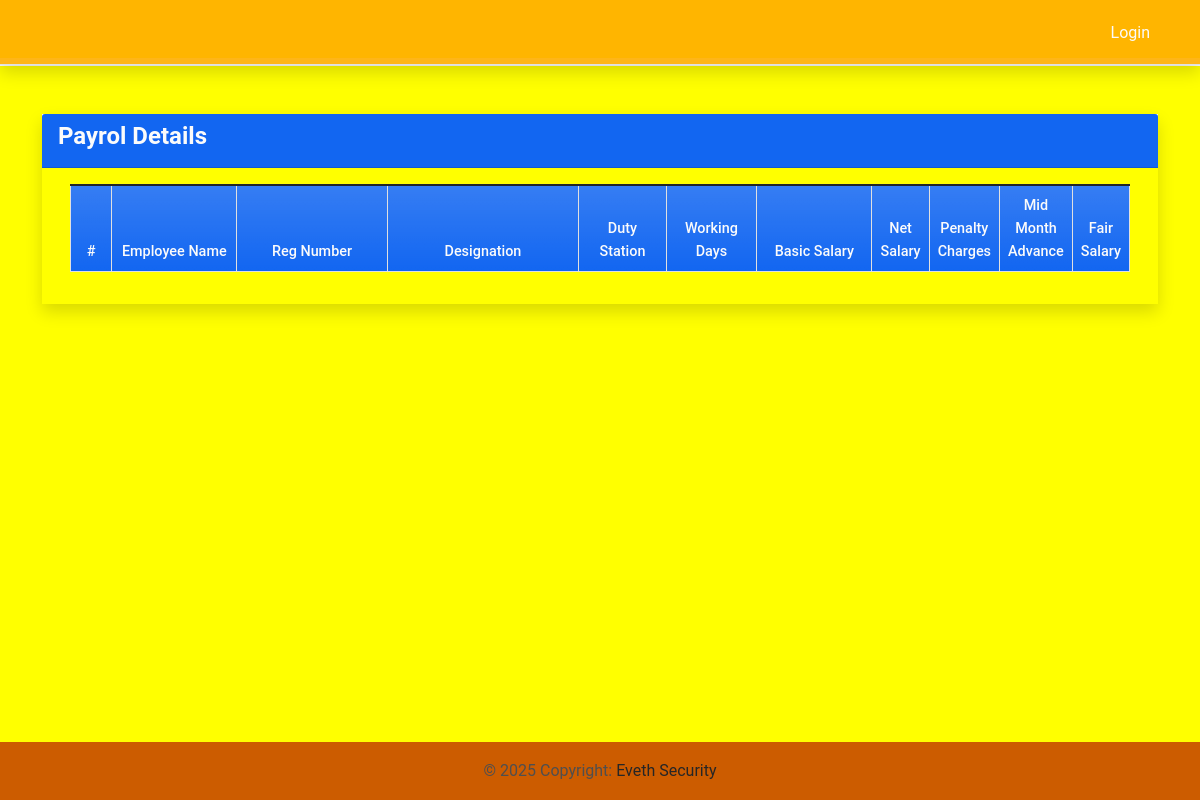
Before: /payroll-list/ with the older database file.
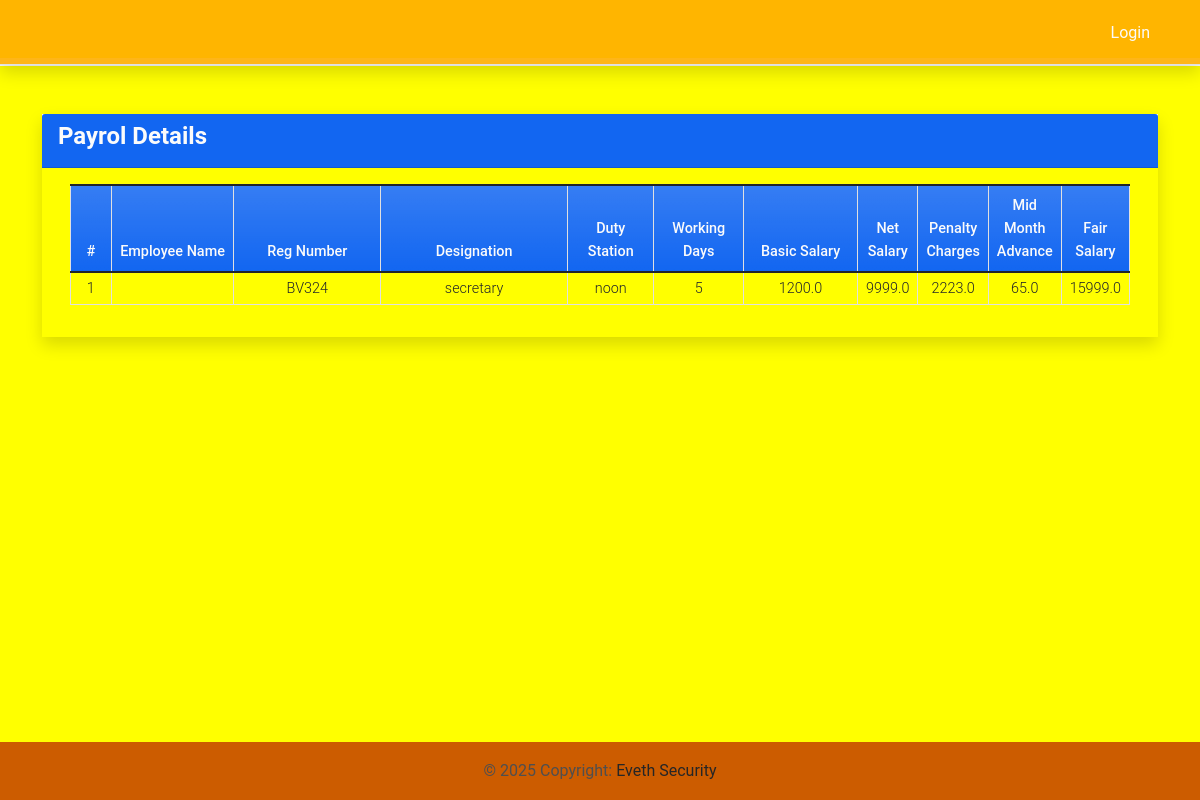
After: the same page with the newer database file.
### imsApp/models.py (models this page shows, shortened)
class Payroll(models.Model):
    employee = models.CharField(max_length=255)
    reg_no = models.CharField(max_length=50, unique=True)  # Namba ya Usajili
    designation = models.CharField(max_length=255)  # Cheo
    duty_station = models.CharField(max_length=255)  # Kituo cha Kazi
    working_days = models.IntegerField(default=0)  # Siku za Kazi
    fair_salary = models.FloatField(default=0)  # Malipo ya Haki
    basic_salary = models.FloatField(default=0)  # Mshahara wa Msingi
    penalty_charges = models.FloatField(default=0)  # Makato ya Adhabu
    mid_month_advance = models.FloatField(default=0)  # Mkopo wa Mwezi
    net_salary = models.FloatField(default=0)  # Mshahara Halisi
    bank_account = models.CharField(max_length=100, blank=True, null=True)  # Akaunti ya Benki
    bank_branch = models.CharField(max_length=100, blank=True, null=True)  # Tawi la Benki
    date_created = models.DateTimeField(default=timezone.now)  # Tarehe ya Kuongezwa

### imsApp/views.py (the view)
# urls.py: path("payroll-list/", payroll_list, name="payroll_list"),
def payroll_list(request):
    payrolls = Payroll.objects.all()
    return render(request, "payroll_list.html", {"payrolls": payrolls})

### imsApp/templates/payroll_list.html (shortened to what this page needs)
{% extends 'base.html' %} {% load humanize %} {% block pageContent %}
<div class="col-lg-12 col-md-12 col-sm-12 col-xs-12">
    <div class="card card-default rounded-0 shadow ">
        <div class="card-header bg-primary">
            <div class="d-flex w-100 align-items-center justify-content-between">
                <h4 class="card-title fw-bold text-light">Payrol Details</h4>
            </div>
        </div>
        <div class="card-body" style="background-color: yellow;">
            <div class="container-fluid">
                <table class="table table-bordered" id="product-list">
                    <colgroup>
                        <col width="5%">
                        <col width="15%">
                        <col width="20%">
                        <col width="25%">
                        <col width="10%">
                        <col width="10%">
                        <col width="15%">
                    </colgroup>
                    <thead>
                        <tr class="bg-gradient bg-primary bg-opacity-50 text-light">
                            <th class="px-2 py-2 text-center">#</th>
                            <th class="px-2 py-2 text-center">Employee Name</t>
                            <th class="px-2 py-2 text-center">Reg Number</th>
                            <th class="px-2 py-2 text-center">Designation</th>
                            <th class="px-2 py-2 text-center">Duty Station</th>
                            <th class="px-2 py-2 text-center">Working Days</th>
                            <th class="px-2 py-2 text-center">Basic Salary</th>
                            <th class="px-2 py-2 text-center">Net Salary</th>
                            <th class="px-2 py-2 text-center">Penalty Charges</th>
                            <th class="px-2 py-2 text-center">Mid Month Advance</th>
                            <th class="px-2 py-2 text-center">Fair Salary</th>
                        </tr>
                    </thead>
                    <tbody>
                        {% for payroll in payrolls %}
                        <tr>
                            <td class="px-2 py-1 align-middle text-center">{{ forloop.counter }}</td>
                            <td class="px-2 py-1 align-middle text-center">{{ payroll.employee }}</td>
                            <td class="px-2 py-1 align-middle text-center">{{ payroll.reg_no }}</td>
                            <td class="px-2 py-1 align-middle text-center">{{ payroll.designation }}</td>
                            <td class="px-2 py-1 align-middle">
                                <p class="m-0 text-center">{{ payroll.duty_station }}</p>
                            </td>
                            <td class="px-2 py-1 align-middle text-center">{{ payroll.working_days }}</td>
                            <td class="px-2 py-1 align-middle text-center">{{ payroll.basic_salary }}</td>
                            <td class="px-2 py-1 align-middle text-center">{{ payroll.net_salary }}</td>
                            <td class="px-2 py-1 align-middle text-center">{{ payroll.penalty_charges }}</td>
                            <td class="px-2 py-1 align-middle text-center">{{ payroll.mid_month_advance }}</td>
                            <td class="px-2 py-1 align-middle text-center">{{ payroll.fair_salary }}</td>
                        </tr>
                        {% endfor %}
                    </tbody>
                </table>
            </div>
        </div>
    </div>
</div>
{% endblock pageContent %}

Changed rows visible on the page:
added Payroll: reg_no "BV324", designation "secretary", duty_station "noon", working_days "5", basic_salary "1200.0", net_salary "9999.0", penalty_charges "2223.0", mid_month_advance "65.0", fair_salary "15999.0"
